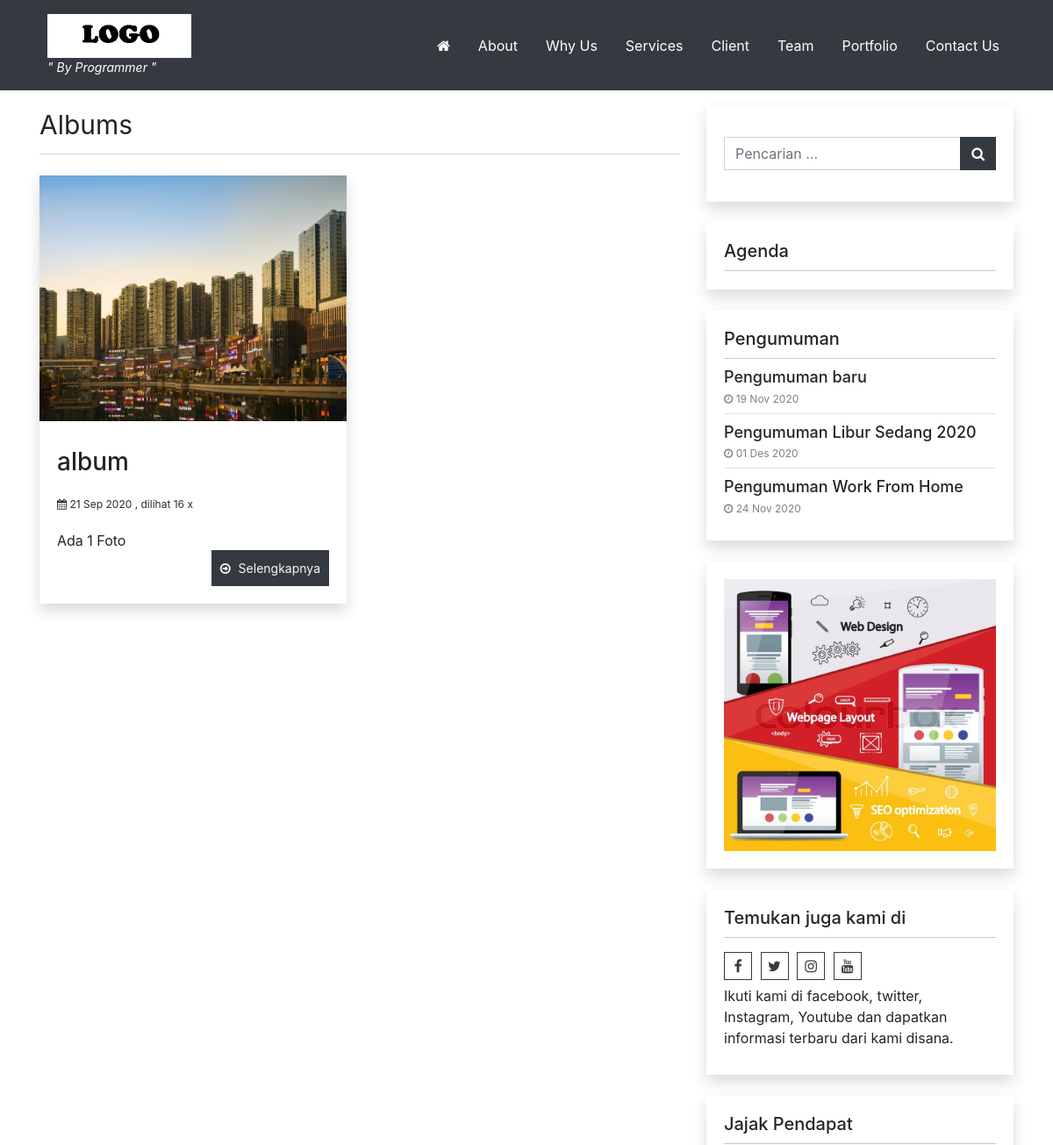
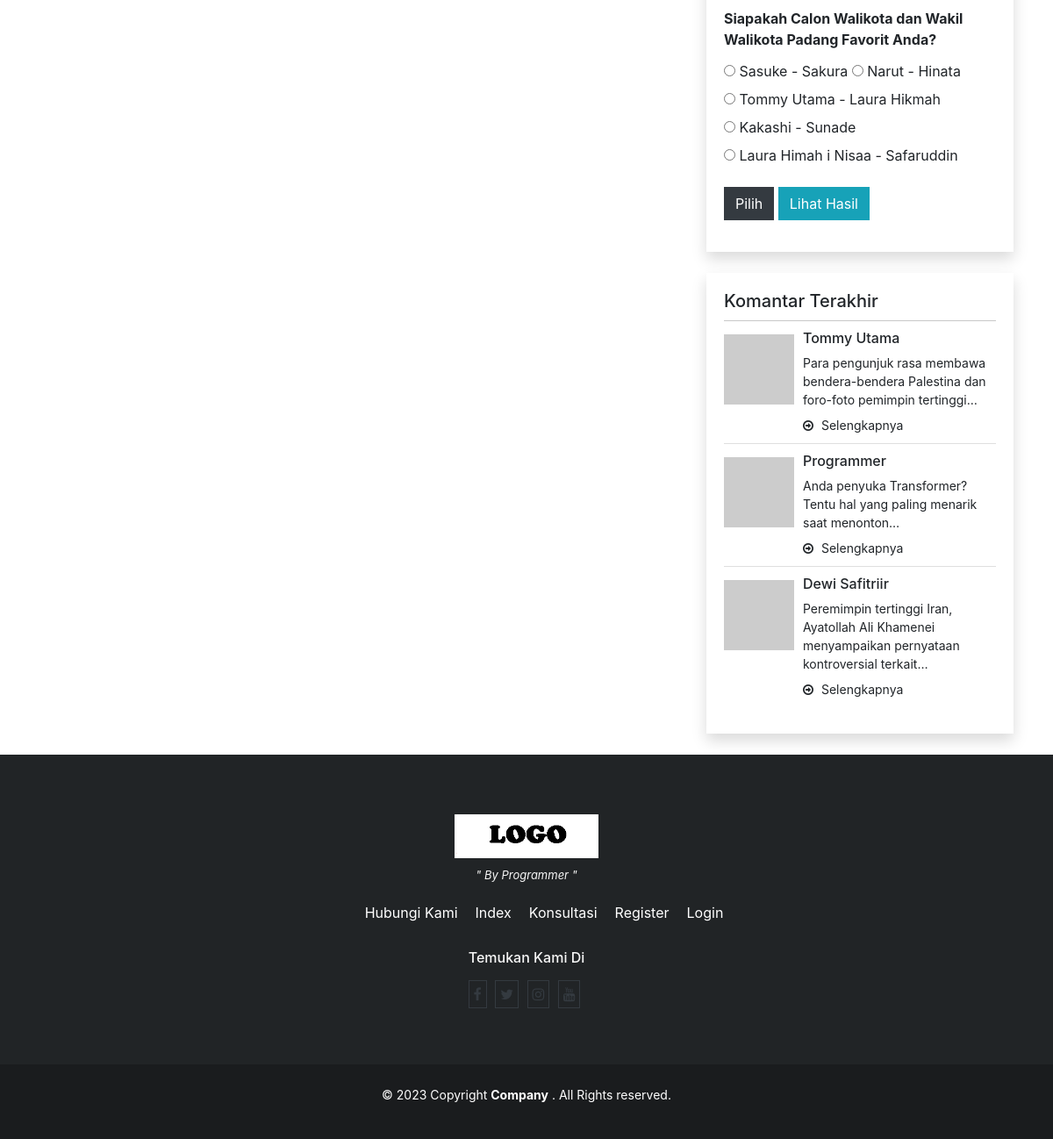
The page /index.php/albums on the database its author committed (2 pictures, top to bottom).
### tables this page shows
CREATE TABLE `logo` (
  `id_logo` int(5) NOT NULL,
  `gambar` varchar(100) NOT NULL
);

CREATE TABLE `tbl_nicepage` (
  `id` int(5) NOT NULL,
  `key` varchar(255) DEFAULT NULL,
  `value` text DEFAULT NULL
);

CREATE TABLE `album` (
  `id_album` int(5) NOT NULL,
  `jdl_album` varchar(100) NOT NULL,
  `album_seo` varchar(100) NOT NULL,
  `keterangan` text NOT NULL,
  `gbr_album` varchar(100) NOT NULL,
  `aktif` enum('Y','N') NOT NULL DEFAULT 'Y',
  `hits_album` int(5) NOT NULL DEFAULT 1,
  `tgl_posting` date NOT NULL,
  `jam` time NOT NULL,
  `hari` varchar(20) NOT NULL,
  `username` varchar(50) NOT NULL
);

CREATE TABLE `tbl_nicepage_pengumuman` (
  `username` varchar(50) DEFAULT NULL,
  `id_pengumuman` int(5) NOT NULL,
  `judul_seo` varchar(255) DEFAULT NULL,
  `judul` varchar(255) DEFAULT NULL,
  `gambar` varchar(255) DEFAULT NULL,
  `deskripsi` text DEFAULT NULL,
  `dibaca` int(10) DEFAULT NULL,
  `tanggal` date DEFAULT NULL
);

CREATE TABLE `pasangiklan` (
  `id_pasangiklan` int(5) NOT NULL,
  `judul` varchar(100) NOT NULL,
  `username` varchar(50) NOT NULL,
  `url` varchar(100) NOT NULL,
  `source` text NOT NULL,
  `gambar` varchar(100) NOT NULL,
  `tgl_posting` date NOT NULL
);

CREATE TABLE `identitas` (
  `id_identitas` int(5) NOT NULL,
  `nama_website` varchar(100) NOT NULL,
  `email` varchar(100) NOT NULL,
  `url` varchar(100) NOT NULL,
  `facebook` text NOT NULL,
  `rekening` varchar(100) NOT NULL,
  `no_telp` varchar(20) NOT NULL,
  `meta_deskripsi` varchar(250) NOT NULL,
  `meta_keyword` varchar(250) NOT NULL,
  `favicon` varchar(50) NOT NULL,
  `maps` text NOT NULL
);

CREATE TABLE `poling` (
  `id_poling` int(5) NOT NULL,
  `pilihan` varchar(100) NOT NULL,
  `status` varchar(20) NOT NULL,
  `username` varchar(50) NOT NULL,
  `rating` int(5) NOT NULL DEFAULT 0,
  `aktif` enum('Y','N') NOT NULL
);

CREATE TABLE `komentar` (
  `id_komentar` int(5) NOT NULL,
  `id_berita` int(5) NOT NULL,
  `nama_komentar` varchar(100) NOT NULL,
  `url` varchar(100) NOT NULL,
  `isi_komentar` text NOT NULL,
  `tgl` date NOT NULL,
  `jam_komentar` time NOT NULL,
  `aktif` enum('Y','N') NOT NULL DEFAULT 'Y',
  `email` varchar(100) NOT NULL
);

CREATE TABLE `menu` (
  `id_menu` int(5) NOT NULL,
  `id_parent` int(5) NOT NULL DEFAULT 0,
  `nama_menu` varchar(255) NOT NULL,
  `link` varchar(100) NOT NULL,
  `aktif` enum('Ya','Tidak') NOT NULL DEFAULT 'Ya',
  `position` enum('Top','Bottom') DEFAULT 'Bottom',
  `urutan` int(3) NOT NULL
);

### application/views/nicepage/widgets/widget_komentar.php (the view, shortened to what the rows shown need)
<div class="widget card mb-4 widget-comments">
		<?php
			$jumlah_komentar = 0;
			if( isset($widget_setting['judul']) ) {
				if( !empty(trim($widget_setting['judul']))) {
					?>
					<h5 class="card-header">
						<?php echo $widget_setting['judul'];?>
					</h5>
					<?php
				}
			}
			if( isset($widget_setting['jumlah']) ) {
				$jumlah_komentar = (int) $widget_setting['jumlah'];
			}
		?>
		<ul>
			<?php
				$komentar = $this->model_utama->view_where_ordering_limit(
					'komentar',
					array('aktif' => 'Y'),
					'id_komentar',
					'DESC',
					0,$jumlah_komentar
				);
			  	foreach ($komentar->result_array() as $r) {
					$isi_komentar = strip_tags($r['isi_komentar']);
					$avatar = md5(strtolower(trim($r['email'])));
					$b = $this->model_utama->view_where('berita',array('id_berita' => $r['id_berita']))->row_array();
					?>
					<li>
						<div class='comment-photo'>
							<?php if(!empty($avatar)) {?>
							<img src='https://www.gravatar.com/avatar/<?php echo $avatar;?>.jpg?s=60'/>
							<?php } else { ?>
							<i class="fa fa-user-circle user" aria-hidden="true"></i>
							<?php } ?>
						</div>
						<div class='comment-content'>
							<h5> <?php echo $r['nama_komentar'];?></h5>
							<div>
								<?php echo word_limiter( strip_tags($isi_komentar),10);?>
							</div>
							<a href="<?php echo base_url().$b['judul_seo'];?>" class="pt-2 read-more">
								Selengkapnya
							</a>
						</div>
					 </li>
					 <?php
				}
			?>
		</ul>
</div>

### application/views/nicepage/album.php (shortened to what the rows shown need)
<?php
$base_path = FCPATH;
?>
<div class="row">
	<?php
		foreach ($album->result_array() as $h) {
			$total_foto = $this->model_utama->view_where('gallery',array('id_album' => $h['id_album']))->num_rows();
			$img_src = base_url()."asset/img_album/no-image.jpg";
			if ($h['gbr_album'] !== '' &&  file_exists( $base_path ."asset/img_playlist/".$h['gbr_playlist'] ) ){
				  $img_src = base_url()."asset/img_album/".$h['gbr_album'];
			}
		  ?>
		  <div class="col-md-6 mb-4">
			  <div class="grid card shadow h-100">
					<div class="image-container"
							style="
								background:url('<?php echo $img_src;?>');
								background-position:center;
								background-size:cover;
								background-repeat:no-repeat
							">
					</div>
				  <div class="card-body">
					  <h3 class="card-title">
						  <a href="<?php echo base_url()."albums/detail/".$h['album_seo'];?>">
							  <?php echo $h['jdl_album'];?>
						  </a>
					  </h3>
						<div class="post-meta">
							<i class="fa fa-calendar" aria-hidden="true"></i> <?php echo tgl_indo($h['tgl_posting']);?> ,
							dilihat <?php echo $h['hits_album'];?> x
						</div>
					  <div class="card-text">
					  	Ada <?php echo $total_foto;?> Foto
					  </div>
					  <a href="<?php echo base_url()."albums/detail/".$h['album_seo'];?>" class="read-more">
						  Selengkapnya
					  </a>
				  </div>
			  </div>
			</div>
		<?php
		}
	?>
</div>

### application/views/nicepage/partials/header.php (shortened to what the rows shown need)
<nav class="main-menu-container navbar navbar-dark fixed-top  py-2 py-lg-3">
	<div class="container ml-5 pl-4 ml-lg-auto pl-lg-auto">
		<?php
			$base_path = FCPATH;
			$id_website = $this->model_utama->view('identitas')->row_array();
			$logo_website = $this->model_utama->view('logo')->row_array();
		?>
		<a class="navbar-brand float-left" href="<?php echo base_url();?>">
			<?php
				if ( $logo_website['gambar'] !== '' &&  file_exists( $base_path ."asset/logo/".$logo_website['gambar'] ) ){
					$img_src = base_url() ."asset/logo/".$logo_website['gambar'] ;
					?>
						<div class="logo-header">
							<img  src="<?php echo $img_src ;?>" alt="<?php echo $id_website['nama_website']; ?>">
						</div>
					<?php
				} else {
					?>
					<?php echo $id_website['nama_website']; ?>
					<?php
				}
			?>
			<?php
			if( isset($tagline['header']) && isset($tagline['text'])) {
				if(!empty($tagline['text'] && $tagline['header'] ==  '1') ){
					?>
					<div class="tagline-header d-lg-block d-none">" <?php echo $tagline['text'];?> "</div>
					<?php
				}
			}?>
		</a>
	</div>
</nav>

### application/views/nicepage/partials/sidebar.php
<div class="sidebar">
<?php
$get_setting_sidebar    = $this->model_utama->view_where('tbl_nicepage',array('key' => 'setting_sidebar'))->row_array();
$sidebar = array();
if(isset($get_setting_sidebar['value'])) {
	if(!empty($get_setting_sidebar['value'])){
		$setting_sidebar = json_decode($get_setting_sidebar['value'],true);
		if(!empty($setting_sidebar)) {
			$number = 0;
			foreach($setting_sidebar as $i => $widget_id){
				$id = key($widget_id);
				$sidebar[$number]['widget_id'] = $id;
				$sidebar[$number]['widget_setting'] = $widget_id[$id];
				$number++;
			}
		}
	}
}
foreach($sidebar as $i => $item) {
	$file_sidebar = VIEWPATH . template().'/widgets/' . $item['widget_id'] . '.php';
	if( file_exists($file_sidebar)) {
		$widget_setting = $item['widget_setting'];
		include $file_sidebar;
	}
}
?>
</div>

### application/views/nicepage/widgets/widget_pengumuman.php (shortened to what the rows shown need)
<div class="widget card mb-4 widget-pengumuman ">
		<?php
			$jumlah_pengumuman = 0;
			if( isset($widget_setting['judul']) ) {
				if( !empty(trim($widget_setting['judul']))) {
					?>
					<h5 class="card-header">
						<?php echo $widget_setting['judul'];?>
					</h5>
					<?php
				}
			}
			if( isset($widget_setting['jumlah']) ) {
				$jumlah_pengumuman = (int) $widget_setting['jumlah'];
			}
			$tampilkan_gambar =  1;
			if( isset($widget_setting['tampilkan_gambar']) ) {
				$tampilkan_gambar = (int) $widget_setting['tampilkan_gambar'];
			}
		?>
	<div class="card-body">
		<ul>
			<?php
				$pengumuman = $this->db->query("
					SELECT
						*
					FROM
						tbl_nicepage_pengumuman
					ORDER BY
						id_pengumuman DESC
					LIMIT 0,".$jumlah_pengumuman
				)->result_array();
				foreach ($pengumuman as $item) {
					?>
					<li class="list-post">
						<div class="post-content"
							<?php if($tampilkan_gambar == 0) { ?>
								style="min-height: auto;padding: 0;"
							<?php } ?>
							>
							<a href="<?php echo base_url('pengumuman/detail/'.$item['judul_seo']);?>" >
								<h5 class="post-header">
									<?php echo $item['judul'];?>
								</h5>
							</a>
								<div class="post-meta">
									<i class="fa fa-clock-o"></i> <?php echo tgl_indo($item['tanggal']);?>
								</div>
						</div>
					</li>
					<?php
				}
			?>
		</ul>
    </div>
</div>

### application/views/nicepage/widgets/widget_iklan_sidebar.php (shortened to what the rows shown need)
<div class="widget card mb-4 widget-iklan-sidebar">
			<?php
	$iklan_sidebar = 0;
	if( isset($widget_setting['iklan_sidebar']) ) {
		$iklan_sidebar = (int) $widget_setting['iklan_sidebar'];
	}
?>
<?php
  	$pasang_iklan_sidebar = $this->db->query("SELECT * FROM pasangiklan WHERE id_pasangiklan ='". $iklan_sidebar."'");
	foreach ($pasang_iklan_sidebar->result_array() as $iklan){
		if ($iklan['gambar'] != ''){
			?>
			<a href="<?php echo $iklan['url'];?>"
				target='_blank'>
				<img style='width:100%'
					src="<?php echo base_url()."asset/foto_pasangiklan/".$iklan['gambar'];?>"
					alt="<?php echo $iklan['judul'];?>" />
			</a>
			<?php
		}
	 }
?>
</div>

### application/views/nicepage/widgets/widget_social.php
<div class="widget card mb-4 widget-social">
	<?php
		if( isset($widget_setting['judul']) ) {
			if( !empty(trim($widget_setting['judul']))) {
				?>
				<h5 class="card-header">
					<?php echo $widget_setting['judul'];?>
				</h5>
				<?php
			}
		}
	?>
	<div class="social-bar">
		<?php
			$sosmed = $this->model_utama->view('identitas')->row_array();
			$pecahd = explode(",", $sosmed['facebook']);
		?>
		<a target="_BLANK" href="<?php echo $pecahd[0]; ?>" class="social-icon"><i class="fa fa-facebook" aria-hidden="true"></i></a>
		<a target="_BLANK" href="<?php echo $pecahd[1]; ?>" class="social-icon"><i class="fa fa-twitter" aria-hidden="true"></i></a>
		<a target="_BLANK" href="<?php echo $pecahd[2]; ?>" class="social-icon"><i class="fa fa-instagram" aria-hidden="true"></i></a>
		<a target="_BLANK" href="<?php echo $pecahd[3]; ?>" class="social-icon"><i class="fa fa-youtube" aria-hidden="true"></i></a>
		<?php
			if( isset($widget_setting['teks']) ) {
				if( !empty(trim($widget_setting['teks']))) {
					?>
					<div class="social-text"><?php echo $widget_setting['teks'];?></div>
					<?php
				}
			}
		?>
	</div>
</div>

### application/views/nicepage/widgets/widget_polling.php
<div class="widget card mb-4 widget-polling">
		<?php
			if( isset($widget_setting['judul']) ) {
				if( !empty(trim($widget_setting['judul']))) {
					?>
					<h5 class="card-header">
						<?php echo $widget_setting['judul'];?>
					</h5>
					<?php
				}
			}
		?>
	<div class="card-body">
		<?php
			$t = $this->model_utama->view_where('poling',array('aktif' => 'Y','status' => 'Pertanyaan'))->row_array();
		?>
		<div class="card-title">
			<strong><?php echo $t['pilihan'];?></strong>
		</div>
		<form class="form" method="POST" action="<?php echo base_url()."polling/hasil";?>">
		<div class="form-group">
			<?php
				$pilih = $this->model_utama->view_where('poling',array('aktif' => 'Y','status' => 'Jawaban'));
				foreach ($pilih->result_array() as $p) {
					?>
					<label>
						<input type="radio" name="pilihan" value="<?php echo $p['id_poling'];?>"/> <?php echo $p['pilihan'];?>
					</label>
					<?php
				}
			?>
	 	</div>
		<div class="form-group">
			<input type=submit class="btn btn-submit" value="Pilih" />
			<a class="btn btn-info" href="<?php echo base_url()."polling";?>">Lihat Hasil</a>
		</div>
		</form>
	</div>
</div>

### application/views/nicepage/partials/footer.php (shortened to what the rows shown need)
<?php
$id_website = $this->model_utama->view('identitas')->row_array();
$logo_website = $this->model_utama->view('logo')->row_array();
$get_lokasi_menu    = $this->model_utama->view_where('tbl_nicepage',array('key' => 'lokasi_menu'))->row_array();
if(isset($get_lokasi_menu['value'])){
	if(!empty($get_lokasi_menu['value'])){
		$lokasi_menu = json_decode($get_lokasi_menu['value'],true);
	}
}
$menu_footer_id = '';
if(isset($lokasi_menu['menu_footer'])) {
	$menu_footer_id = $lokasi_menu['menu_footer'];
}
function build_footer_menu($menu_parent_id ){
	$list_menu = '';
	$ci = & get_instance();
	$get_menus = $ci->db->query("
		SELECT
			id_menu,
			nama_menu,
			link
		FROM
			menu
		WHERE
			aktif='Ya'
			AND
			id_parent='". $menu_parent_id."'
		ORDER BY urutan
	")->result_array();
	if(!empty($get_menus)) {
		$list_menu .= '<ul class="footer-menu">';
		foreach($get_menus as $menu_item) {
			$ahref_ttr ='';
			$base_url = base_url($menu_item['link']);
			$list_menu .= '<li class="menu-item" id="menu-item-'.$menu_item['id_menu'].'">';
			$list_menu .= '<a '. $ahref_ttr .' href="'. $base_url .'">';
			$list_menu .= $menu_item['nama_menu'];
			$list_menu .= '</a>';
			$list_menu .= '</li>';
		}
		$list_menu .= '</ul>';
	}
	return $list_menu;
}
$base_path = FCPATH;
?>
<footer>
	<div id="footer" class="py-5">
		<div class="container">
			<div class="row">
				<div class="col-md-12 text-center">
					<?php
						if ( $logo_website['gambar'] !== '' &&  file_exists( $base_path ."asset/logo/".$logo_website['gambar'] ) ){
							$img_src = base_url() ."asset/logo/".$logo_website['gambar'] ;
							?>
								<div class="logo-footer">
									<img  src="<?php echo $img_src ;?>" alt="<?php echo $id_website['nama_website']; ?>">
								</div>
							<?php
						} else {
							?>
							<h3 class="logo-text">
								<?php echo $id_website['nama_website']; ?>
							</h3>
							<?php
						}
					?>
					<?php
					if( isset($tagline['footer']) && isset($tagline['text'])) {
						if(!empty($tagline['text'] && $tagline['footer'] ==  '1') ){
							?>
							<div class="tagline-footer">" <?php echo $tagline['text'];?> "</div>
							<?php
						}
					}?>
				</div>
				<div class="col-md-12 text-center">
					<?php
						echo build_footer_menu($menu_footer_id);
					?>
				</div>
						<?php
							$sosmed = $this->model_utama->view('identitas')->row_array();
						?>
			</div>
		</div>
	</div>
	<div id="footer-bottom" class="py-4 text-center">
		<div class="container">
			<p>&copy; <?php echo date('Y');?> Copyright <b><?php echo $id_website['nama_website']; ?></b> . All Rights reserved.</p>
		</div>
	</div>
</footer>

### rows shown on the page
logo: gambar (picture)
tbl_nicepage: value "By Programmer"
album: gbr_album (picture), jdl_album "album", tgl_posting "21 Sep 2020", hits_album "16", total_foto "1"
tbl_nicepage_pengumuman: judul "Pengumuman baru", tanggal "19 Nov 2020"
tbl_nicepage_pengumuman: judul "Pengumuman Libur Sedang 2020", tanggal "01 Des 2020"
tbl_nicepage_pengumuman: judul "Pengumuman Work From Home", tanggal "24 Nov 2020"
pasangiklan: gambar (picture)
identitas: judul "Temukan juga kami di", teks "Ikuti kami di facebook, twitter, Instagram, Youtube dan dapatkan informasi terbaru dari kami disana.", nama_website "Company"
poling: pilihan "Siapakah Calon Walikota dan Wakil Walikota Padang Favorit Anda?"
poling: pilihan "Sasuke - Sakura"
poling: pilihan "Narut - Hinata"
poling: pilihan "Tommy Utama - Laura Hikmah"
poling: pilihan "Kakashi - Sunade"
poling: pilihan "Laura Himah i Nisaa - Safaruddin"
komentar: nama_komentar "Tommy Utama", isi_komentar "Para pengunjuk rasa membawa bendera-bendera Palestina dan foro-foto pemimpin tertinggi…"
komentar: nama_komentar "Programmer", isi_komentar "Anda penyuka Transformer? Tentu hal yang paling menarik saat menonton…"
komentar: nama_komentar "Dewi Safitriir", isi_komentar "Peremimpin tertinggi Iran, Ayatollah Ali Khamenei menyampaikan pernyataan kontroversial terkait…"
menu: value "Hubungi Kami"
menu: value "Index"
menu: value "Konsultasi"
menu: value "Register"
menu: value "Login"

### other values the page prints
$widget_setting['judul'] "Agenda"
$widget_setting['judul'] "Pengumuman"
$widget_setting['judul'] "Jajak Pendapat"
$widget_setting['judul'] "Komantar Terakhir"
